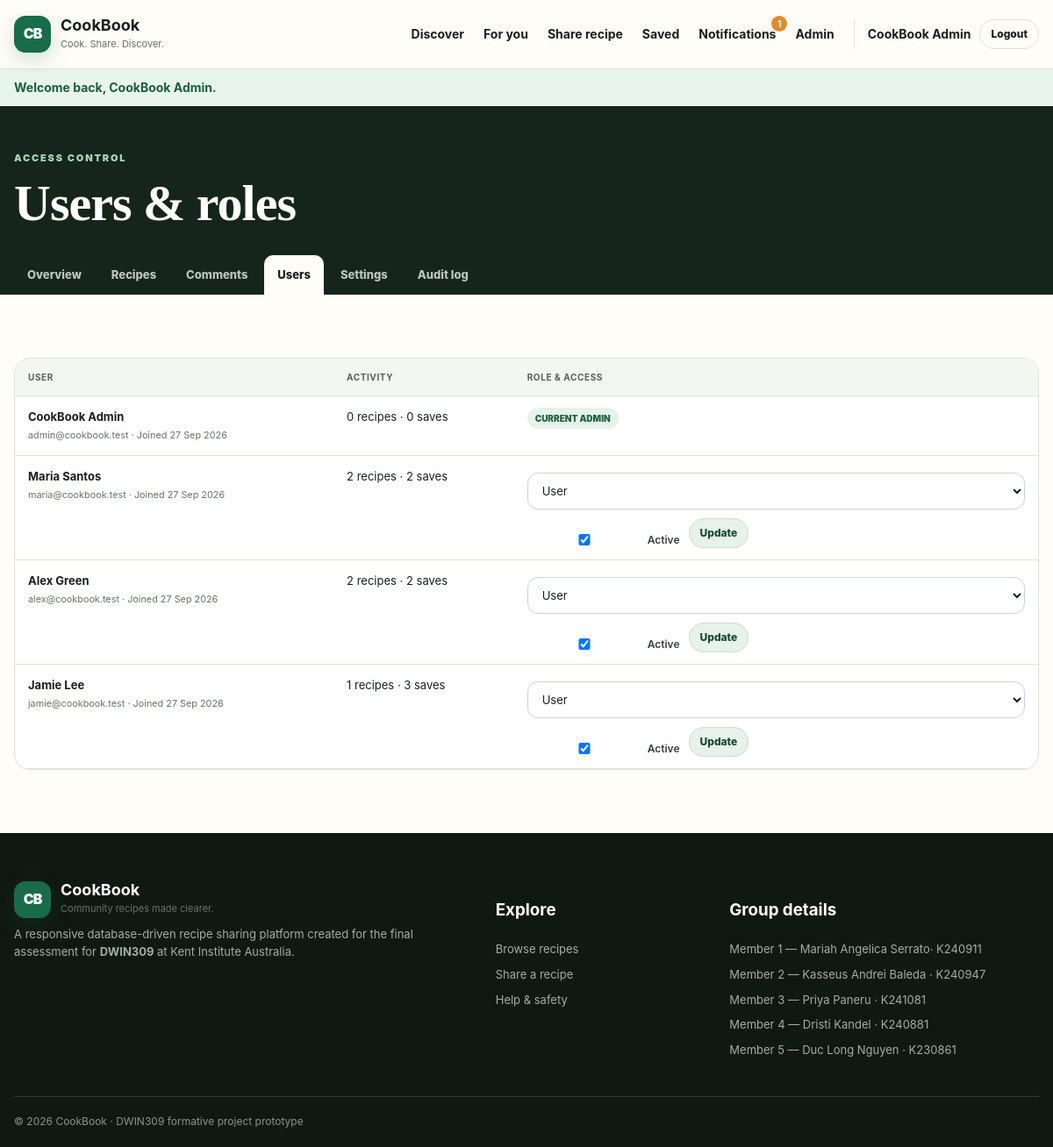
The page /admin/users.php (signed in) on the database its author committed.
### tables this page shows
CREATE TABLE users (
    id INT UNSIGNED AUTO_INCREMENT PRIMARY KEY,
    email VARCHAR(190) NOT NULL UNIQUE,
    display_name VARCHAR(80) NOT NULL,
    password_hash VARCHAR(255) NOT NULL,
    role ENUM('user','admin') NOT NULL DEFAULT 'user',
    bio VARCHAR(500) NULL,
    profile_image VARCHAR(255) NULL,
    dietary_preferences VARCHAR(255) NULL,
    is_active TINYINT(1) NOT NULL DEFAULT 1,
    created_at TIMESTAMP NOT NULL DEFAULT CURRENT_TIMESTAMP,
    updated_at TIMESTAMP NOT NULL DEFAULT CURRENT_TIMESTAMP ON UPDATE CURRENT_TIMESTAMP,
    INDEX idx_users_role_active (role, is_active)
);

### includes/functions.php (called while the page is built, shortened)
<?php
require_once __DIR__ . '/../config/db.php';
function url(string $path = ''): string
{
    return APP_BASE . ($path !== '' ? '/' . ltrim($path, '/') : '');
}
function e(?string $value): string
{
    return htmlspecialchars((string)$value, ENT_QUOTES, 'UTF-8');
}
function consume_flashes(): array
{
    $items = $_SESSION['flash'] ?? [];
    return $items;
}
function current_user(): ?array
{
    return $_SESSION['user'] ?? null;
}
function is_logged_in(): bool
{
    return current_user() !== null;
}
function unread_notification_count(): int
{
    $stmt = db()->prepare('SELECT COUNT(*) FROM notifications WHERE user_id = ? AND is_read = 0');
    $stmt->execute([current_user()['id']]);
    return (int)$stmt->fetchColumn();
}

### config/db.php (called while the page is built, shortened)
<?php
function db(): PDO
{
    static $pdo = null;
    if ($pdo instanceof PDO) {
        return $pdo;
    }
    $dsn = sprintf('mysql:host=%s;port=%d;dbname=%s;charset=utf8mb4', DB_HOST, DB_PORT, DB_NAME);
    $pdo = new PDO($dsn, DB_USER, DB_PASS, [
        PDO::ATTR_ERRMODE => PDO::ERRMODE_EXCEPTION,
        PDO::ATTR_DEFAULT_FETCH_MODE => PDO::FETCH_ASSOC,
        PDO::ATTR_EMULATE_PREPARES => false,
    ]);
    return $pdo;
}

### admin/users.php (the view, shortened to what this page needs)
<?php
declare(strict_types=1);require_once __DIR__.'/../includes/functions.php';require_admin();
$items=db()->query('SELECT u.*,COUNT(DISTINCT r.id) recipe_count,COUNT(DISTINCT f.id) saved_count FROM users u LEFT JOIN recipes r ON r.author_id=u.id LEFT JOIN favorites f ON f.user_id=u.id GROUP BY u.id ORDER BY u.created_at DESC')->fetchAll();$pageTitle='Manage users';require __DIR__.'/../includes/header.php';?>
<section class="admin-head"><div class="container"><span class="eyebrow light">Access control</span><h1>Users & roles</h1><nav class="admin-tabs"><a href="<?=e(url('admin/index.php'))?>">Overview</a><a href="<?=e(url('admin/recipes.php'))?>">Recipes</a><a href="<?=e(url('admin/comments.php'))?>">Comments</a><a class="active" href="<?=e(url('admin/users.php'))?>">Users</a><a href="<?=e(url('admin/settings.php'))?>">Settings</a><a href="<?=e(url('admin/audit.php'))?>">Audit log</a></nav></div></section>
<section class="section container"><div class="table-wrap"><table><thead><tr><th>User</th><th>Activity</th><th>Role & access</th></tr></thead><tbody><?php foreach($items as $u):?><tr><td><strong><?=e($u['display_name'])?></strong><small><?=e($u['email'])?> · Joined <?=e(date('j M Y',strtotime($u['created_at'])))?></small></td><td><?=$u['recipe_count']?> recipes · <?=$u['saved_count']?> saves</td><td><?php if($u['id']==current_user()['id']):?><span class="status status-approved">Current admin</span><?php else:?><form method="post" class="inline-form"><?=csrf_field()?><input type="hidden" name="id" value="<?=$u['id']?>"><select name="role"><option value="user" <?=$u['role']==='user'?'selected':''?>>User</option><option value="admin" <?=$u['role']==='admin'?'selected':''?>>Admin</option></select><label class="checkbox"><input type="checkbox" name="is_active" <?=$u['is_active']?'checked':''?>> Active</label><button class="button button-small button-secondary">Update</button></form><?php endif;?></td></tr><?php endforeach;?></tbody></table></div></section>
<?php require __DIR__.'/../includes/footer.php';?>

### includes/header.php (shortened to what this page needs)
<?php
require_once __DIR__ . '/functions.php';
$user = current_user();
$flashes = consume_flashes();
?>
<!doctype html>
<html lang="en">
<head>
    <link rel="stylesheet" href="<?= e(url('assets/css/style.css')) ?>">
</head>
<body>
<header class="site-header">
    <div class="container nav-wrap">
        <a class="brand" href="<?= e(url('index.php')) ?>" aria-label="CookBook home">
            <span class="brand-mark">CB</span>
            <span><strong>CookBook</strong><small>Cook. Share. Discover.</small></span>
        </a>
        <nav id="primary-nav" class="primary-nav" aria-label="Primary navigation">
            <a href="<?= e(url('browse.php')) ?>">Discover</a>
            <?php if ($user): ?>
                <a href="<?= e(url('recommendations.php')) ?>">For you</a>
                <a href="<?= e(url('recipe_form.php')) ?>">Share recipe</a>
                <a href="<?= e(url('bookmarks.php')) ?>">Saved</a>
                <a href="<?= e(url('notifications.php')) ?>" class="nav-notification">Notifications<?php $count = unread_notification_count(); if ($count): ?><span><?= $count ?></span><?php endif; ?></a>
                <?php if (($user['role'] ?? '') === 'admin'): ?><a href="<?= e(url('admin/index.php')) ?>">Admin</a><?php endif; ?>
                <div class="nav-user">
                    <a href="<?= e(url('profile.php')) ?>"><?= e($user['display_name']) ?></a>
                    <a class="button button-ghost button-small" href="<?= e(url('logout.php')) ?>">Logout</a>
                </div>
            <?php else: ?>
                <a href="<?= e(url('login.php')) ?>">Sign in</a>
                <a class="button button-primary button-small" href="<?= e(url('register.php')) ?>">Join CookBook</a>
            <?php endif; ?>
        </nav>
    </div>
</header>
<?php foreach ($flashes as $flash): ?>
<div class="flash flash-<?= e($flash['type']) ?>" role="status"><div class="container"><?= e($flash['message']) ?></div></div>
<?php endforeach; ?>
<main id="main-content">

### rows shown on the page
users: id "1", display_name "CookBook Admin", email "admin@cookbook.test", created_at "27 Sep 2026", recipe_count "0", saved_count "0", shows "CURRENT ADMIN"
users: display_name "Maria Santos", email "maria@cookbook.test", created_at "27 Sep 2026", recipe_count "2", saved_count "2", role "User", is_active "☑"
users: display_name "Alex Green", email "alex@cookbook.test", created_at "27 Sep 2026", recipe_count "2", saved_count "2", role "User", is_active "☑"
users: display_name "Jamie Lee", email "jamie@cookbook.test", created_at "27 Sep 2026", recipe_count "1", saved_count "3", role "User", is_active "☑"

### other values the page prints
$flash['message'] "Welcome back, CookBook Admin."
